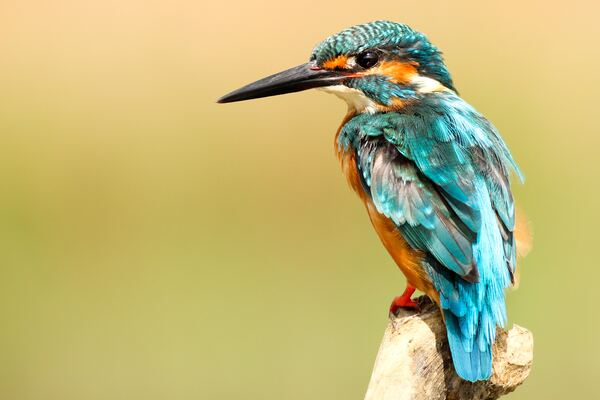
#> input picture perkalian-2-citra/opencv/1.jpg, 600 x 400 px
$ python perkalian-2-citra.py
#> lines starting #> are read from the running program, lines starting #| are printed output that depends on the picture
import cv2

# Isi nama citra yang akan diproses
namaImage1 = '1.jpg'
namaImage2 = '2.jpg'

image1 = cv2.imread(namaImage1)
#> image1 is the input picture: shape (400, 600, 3); mean B, G, R 119, 182.8, 192.7
image2 = cv2.imread(namaImage2)
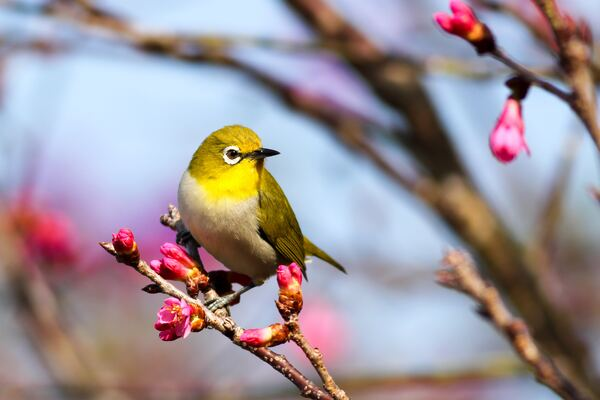
#> input picture perkalian-2-citra/opencv/2.jpg, 600 x 400 px
#> image2 is the input picture: shape (400, 600, 3); mean B, G, R 150.4, 144.7, 156.6

cv2.imshow('Gambar 1', image1)
cv2.imshow('Gambar 2', image2)

# Menyesuaikan ukuran gambar agar sama
if image1.shape != image2.shape:
        width = min(image1.shape[1], image2.shape[1])
        height = min(image1.shape[0], image2.shape[0])
        image1 = cv2.resize(image1, (width, height))
        image2 = cv2.resize(image2, (width, height))

# Lakukan perkalian citra
result = cv2.multiply(image1, image2)
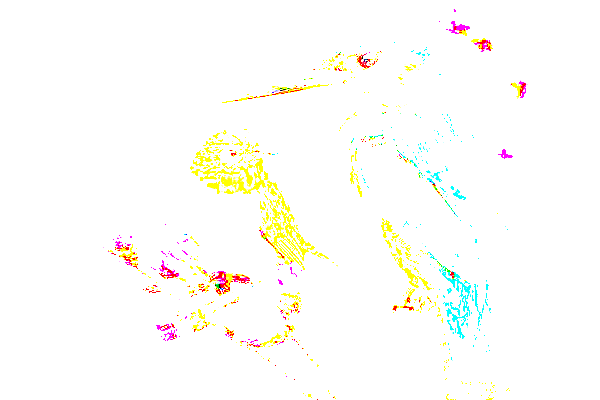
#> result: shape (400, 600, 3); mean B, G, R 248.8, 253.3, 253.7

# Simpan hasil operasi perkalian ke dalam sebuah file
cv2.imwrite('hasil_perkalian_' + namaImage1 + '_' + namaImage2, result)

# Tampilkan citra hasil perkalian
cv2.imshow('perkalian 2 Citra', result)
cv2.waitKey(0)
cv2.destroyAllWindows()
